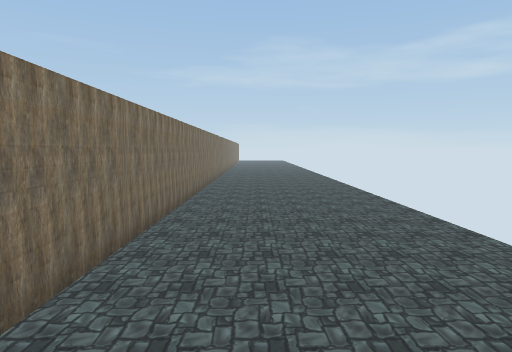
View 1 (above)

16 first-person views from a walk through a 3-D level made in the Unity game engine. The camera is 1.3 m above the floor, tilts 4° down and sees 70° across. The floor is counted in squares, 1 m on a side. Each view is taken from the middle of a square. On the plan, view 1 faces up. The plan holds only what a view shows up to about 15 squares ahead; the rest is blank. The place goes on beyond the plan. The player character is not drawn.

View 2
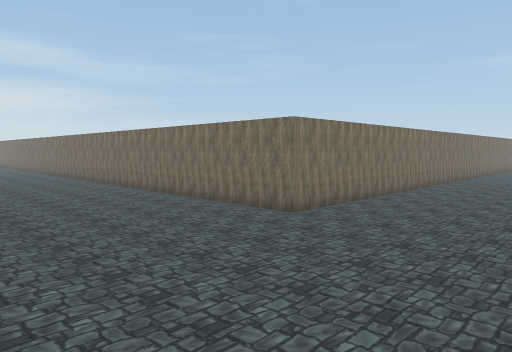

View 3
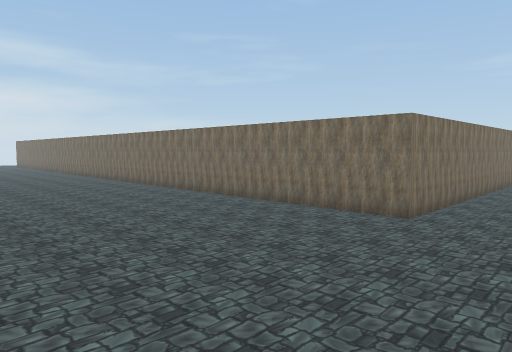

View 4
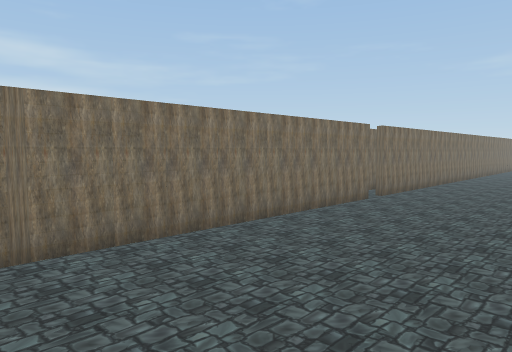

View 5
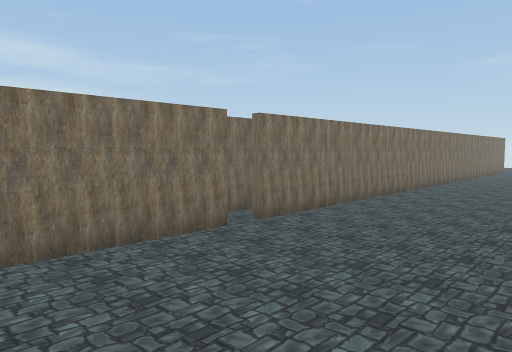

View 6
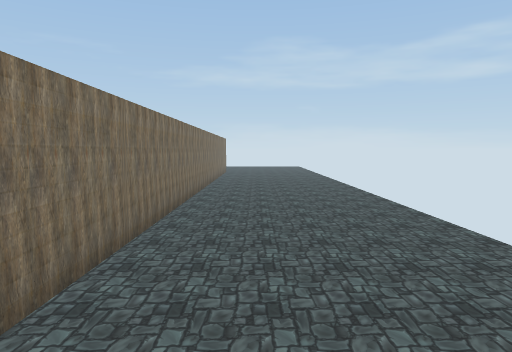

View 7
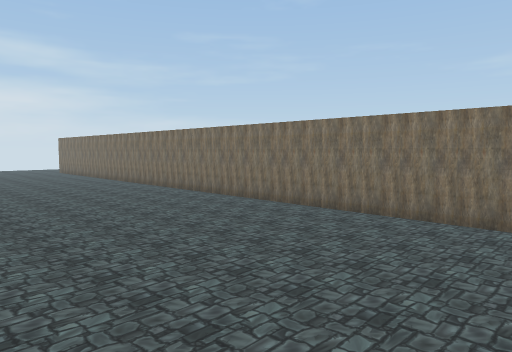

View 8
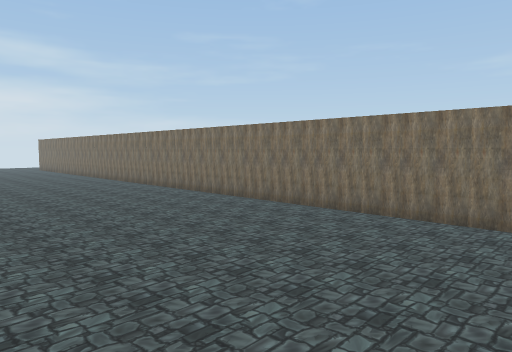

View 9
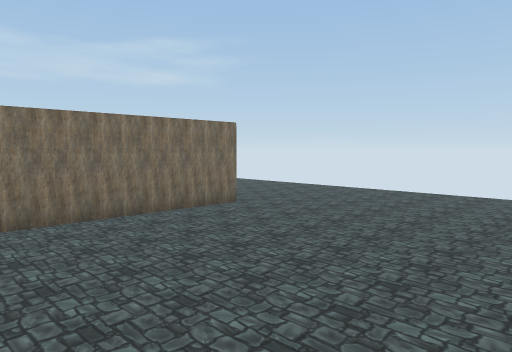

View 10
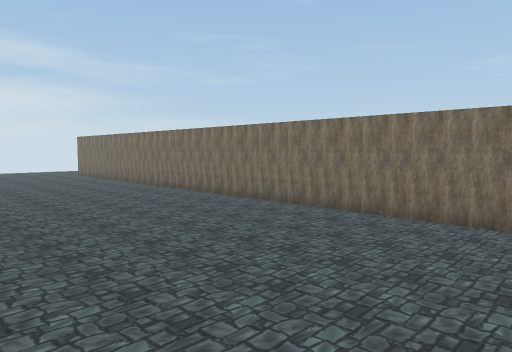

View 11
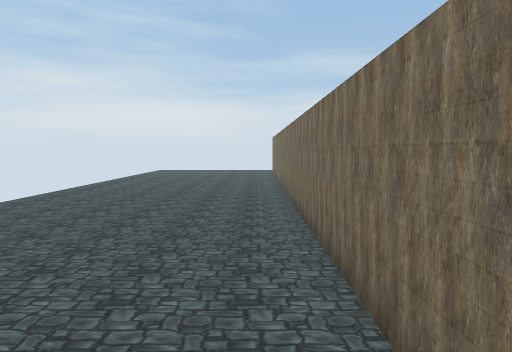

View 12
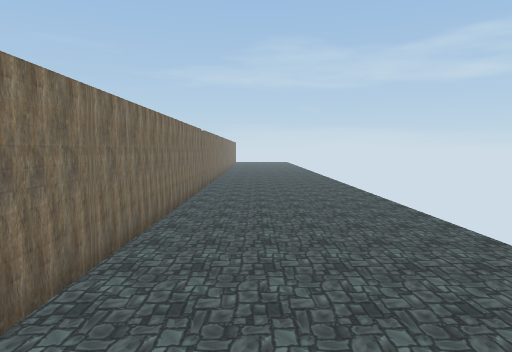

View 13
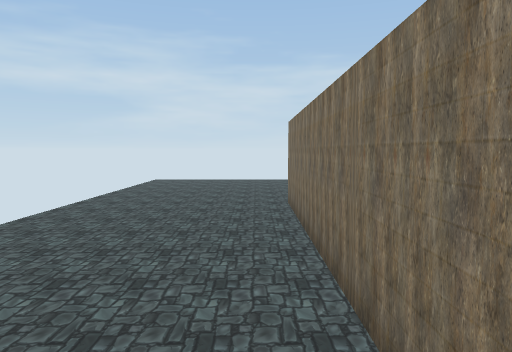

View 14
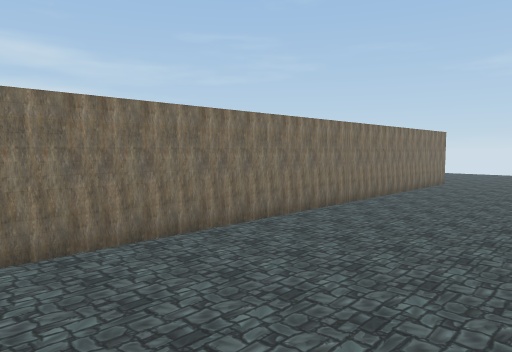

View 15
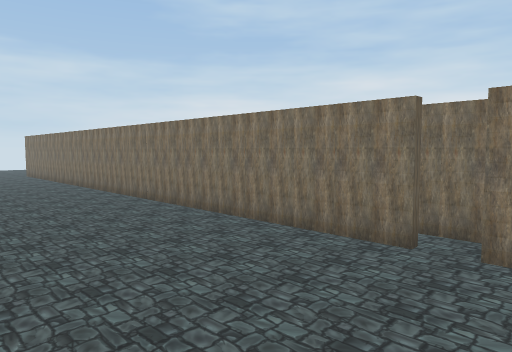

View 16
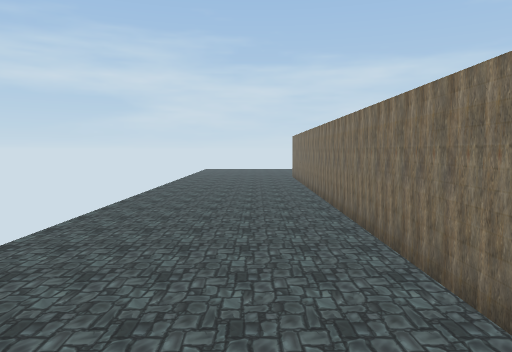

### Floor plan
Points are (right, up) in squares from view 1. A wall is a line through its corners. A room is listed if a view was taken in it or the views show most of it. See-through windows are left out.
Room 1 (views 1, 2, 3, 4, 5, 6, 7, 8, 9, 10, 11, 12, 13, 14, 15, 16)
walls: (-1.8, 7) (-1.8, 6); (-1.8, 17) (-1.8, 16.4); (-2.8, 18.8) (-2.8, 18); (-1.8, 3) (-1.8, 2); (-7.9, -1.1) (-8.5, -1.1); (-11.9, -1.1) (-13.5, -1.1); (-3.9, -1.1) (-4.6, -1.1); (-21.9, -1.1) (-22.5, -1.1); (-1.8, 30) (-1.8, 29.4)
objects: other object (-22, -1) to (-21, 0); other object (-20, -1); other object (-19, -1); other object (-18, -1) to (-17, 0); other object (-16, -1); other object (-15, -1) to (-15, 0); other object (-14, -1); other object (-12, -1) to (-11, 0); other object (-10, -1); other object (-9, -1); other object (-7, -1) to (-7, 0); other object (-6, -1); other object (-5, -1); other object (-4, -1) to (-3, 0); other object (-3, 1) to (-2, 1); other object (-3, 3) to (-2, 4); other object (-3, 5) to (-2, 5); other object (-3, 17) to (-2, 18); other object (-3, 24) to (-2, 25); other object (-3, 26) to (-2, 27); other object (-2, -1) to (-2, 0); other object (-2, 8); other object (-2, 9) to (-2, 10); other object (-2, 11); other object (-2, 12); other object (-2, 13) to (-2, 14); other object (-2, 15); other object (-2, 16); other object (-2, 19) to (-2, 20); other object (-2, 21) to (-2, 22); other object (-2, 23); other object (-2, 28); other object (-2, 29); other object (-2, 31); other object (-2, 32)

Positions as (right, up) in squares from view 1, and headings:
1: (0, 0), facing up
2: (3, -7), facing up-left
3: (1, -8), facing up-left
4: (3, 9), facing up-left
5: (3, 14), facing up-left
6: (0, 17), facing up
7: (-9, -8), facing up-left
8: (-5, -8), facing up-left
9: (-8, -8), facing up-right
10: (-12, -8), facing up-left
11: (-12, -2), facing left
12: (0, 6), facing up
13: (-1, 8), facing down
14: (3, 24), facing up-left
15: (3, 20), facing down-left
16: (0, 17), facing down
